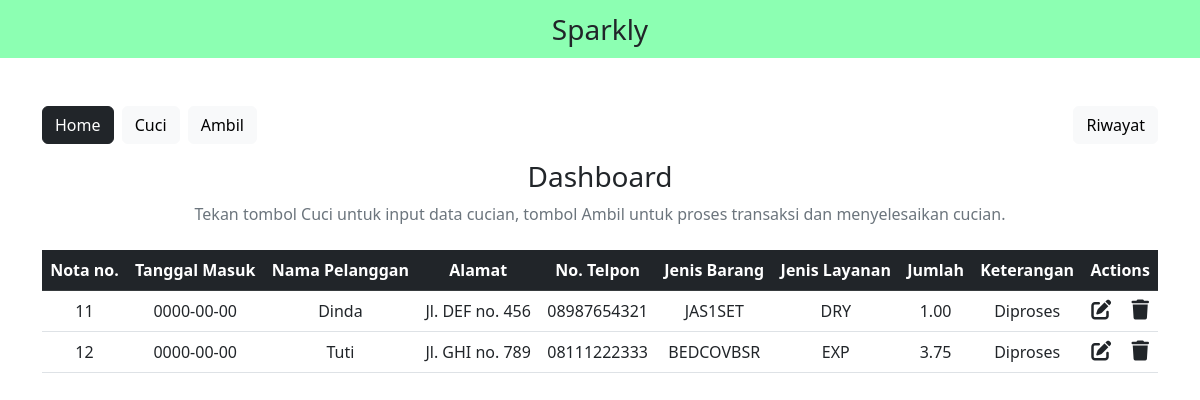
The page / on the database its author committed.
### tables this page shows
CREATE TABLE `penerimaan` (
  `no_nota` int(7) NOT NULL,
  `tgl_masuk` date NOT NULL,
  `nm_pelanggan` varchar(100) NOT NULL,
  `alamat` varchar(100) NOT NULL,
  `no_telp` varchar(15) NOT NULL,
  `kd_barang` varchar(10) NOT NULL,
  `kd_layanan` char(3) NOT NULL,
  `jumlah` decimal(10,2) NOT NULL,
  `keterangan` enum('Diproses','Selesai') NOT NULL DEFAULT 'Diproses'
);

### src/index.php (the view, shortened to what this page needs)
<?php
include "db_conn.php";
?>
<!DOCTYPE html>
<html lang="en">
<head>
  <link href="https://cdn.jsdelivr.net/npm/bootstrap@5.2.3/dist/css/bootstrap.min.css" rel="stylesheet">
  <link rel="stylesheet" href="https://cdnjs.cloudflare.com/ajax/libs/font-awesome/6.4.0/css/all.min.css" />
</head>
<body>
  <nav class="navbar navbar-light justify-content-center fs-3 mb-5" style="background-color: #00ff5573;">
    Sparkly
  </nav>
  <div class="container">
    <a href="index.php" class="btn btn-dark mb-3">Home</a>
    <a href="cuci.php" class="btn btn-light mb-3 mx-1">Cuci</a>
    <a href="ambil.php" class="btn btn-light mb-3">Ambil</a>
    <a href="riwayat.php" class="btn btn-light mb-3 mx" style="float: right;">Riwayat</a>
      <div class="text-center mb-4">
        <h3>Dashboard</h3>
        <p class="text-muted">Tekan tombol Cuci untuk input data cucian, tombol Ambil untuk proses transaksi dan menyelesaikan cucian.</p>
      </div>
    <table class="table table-hover text-center">
      <thead class="table-dark">
        <tr>
          <th scope="col">Nota no.</th>
          <th scope="col">Tanggal Masuk</th>
          <th scope="col">Nama Pelanggan</th>
          <th scope="col">Alamat</th>
          <th scope="col">No. Telpon</th>
          <th scope="col">Jenis Barang</th>
          <th scope="col">Jenis Layanan</th>
          <th scope="col">Jumlah</th>
          <th scope="col">Keterangan</th>
          <th scope="col">Actions</th>
        </tr>
      </thead>
      <tbody>
        <?php
        $sql = "SELECT * FROM `penerimaan` WHERE keterangan = 1";
        $result = mysqli_query($conn, $sql);
        while ($row = mysqli_fetch_assoc($result)) {
        ?>
          <tr>
            <td><?php echo $row["no_nota"] ?></td>
            <td><?php echo $row["tgl_masuk"] ?></td>
            <td><?php echo $row['nm_pelanggan'] ?></td>
            <td><?php echo $row["alamat"] ?></td>
            <td><?php echo $row["no_telp"] ?></td>
            <td><?php echo $row["kd_barang"] ?></td>
            <td><?php echo $row["kd_layanan"] ?></td>
            <td><?php echo $row["jumlah"] ?></td>
            <td><?php echo $row["keterangan"] ?></td>
            <td>
              <a href="edit.php?id=<?php echo $row["no_nota"] ?>" class="link-dark"><i class="fa-solid fa-pen-to-square fs-5 me-3"></i></a>
              <a href="delete.php?id=<?php echo $row["no_nota"] ?>" class="link-dark"><i class="fa-solid fa-trash fs-5"></i></a>
            </td>
          </tr>
        <?php
        }
        ?>
      </tbody>
    </table>
  </div>
</body>
</html>

### rows shown on the page
penerimaan: no_nota "11", tgl_masuk "0000-00-00", nm_pelanggan "Dinda", alamat "Jl. DEF no. 456", no_telp "08987654321", kd_barang "JAS1SET", kd_layanan "DRY", jumlah "1.00", keterangan "Diproses"
penerimaan: no_nota "12", tgl_masuk "0000-00-00", nm_pelanggan "Tuti", alamat "Jl. GHI no. 789", no_telp "08111222333", kd_barang "BEDCOVBSR", kd_layanan "EXP", jumlah "3.75", keterangan "Diproses"
